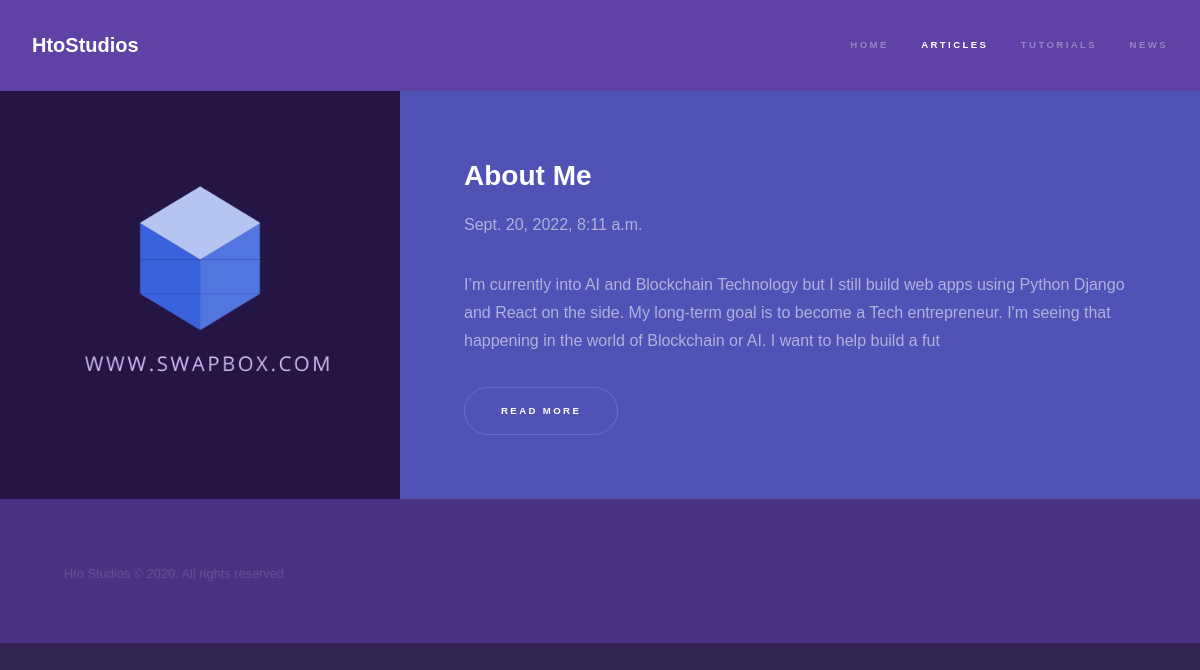
The app's page /articles/ with its own data.
### articles/models.py (models this page shows, shortened)
class Article (models.Model):
    title = models.CharField( max_length=50 ,blank=True)
    slug = models.SlugField()
    author = models.ForeignKey(Author, on_delete=models.CASCADE)
    date = models.DateTimeField(  auto_now_add=True)
    views = models.IntegerField(blank=True,default=0,null=True)
    thumb = models.FileField(blank=True,null=True)
    thumb_description = models.CharField( max_length=50,null=True)
    categories = models.ForeignKey(Category, blank=True,null=True, on_delete=models.SET_NULL)
    intro = models.TextField( max_length=256, blank=True, null=True)
    outro = models.TextField( max_length=256, blank=True, null=True)
    def snippet(self):
        return self.intro

### articles/views.py (the view)
# urls.py: path(r'',views.article_list, name= 'article_lists'),
def article_list(request):
    articles = Article.objects.all().order_by('-date')
    return render(request,'articles/article_list.htm',{'articles':articles})

### articles/templates/articles/article_list.htm (shortened to what this page needs)
{%extends 'base_layout.htm'%}
{%load static%}
{% block extra_head %}
<link rel="stylesheet" href="{% static 'assets/style/article_list.css' %}" />
{% endblock extra_head %}
{%block content%}
    <header id="header">
        <a href="/" class="title">HtoStudios</a>
        <nav>
            <ul>
                <li><a href="/">Home</a></li>
                <li><a href="/articles" class="active">Articles</a></li>
                <li><a href="#">Tutorials</a></li>
                <li><a href="#">News</a></li>
            </ul>
        </nav>
    </header>
    <section id="one" class="wrapper style2 spotlights">
        {%for article in articles%}
            <section>
                <a href="{{article.get_absolute_url}}" class="image"><img src="{{article.thumb.url}}" alt="{{article.title}}" data-position="center center" /></a>
                <div class="content">
                    <div class="inner">
                        <h2>{{article.title}}</h2>
                        <p>{{article.date}}</p>
                        <p>{{article.snippet}}</p>
                        <ul class="actions">
                            <li><a href="/articles/{{article.slug}}" class="button">Read more</a></li>
                        </ul>
                    </div>
                </div>
            </section>
        {%endfor%}
    </section>
{%endblock%}

### templates/base_layout.htm (shortened to what this page needs)
{% load static %}
<!DOCTYPE HTML>
<html>
	<head>
        <link rel="stylesheet" href="{% static 'assets/css/main.css' %}" />
        <link rel="stylesheet" href="{% static 'assets/style/style.css' %}" />
        {% block extra_head %}
        {% endblock extra_head %}
        <link rel="stylesheet" href="{% static 'highlightjs/styles/atom-one-dark.min.css' %}" />
	</head>
	<body class="is-preload">
        {%block content%}
        {%endblock%}
        <footer id="footer" class="wrapper style1-alt">
            <div class="inner">
                <ul class="menu">
                    <li> Hto Studios &copy; 2020. All rights reserved </li>
                </ul>
            </div>
        </footer>
	</body>
</html>

### records on screen
Article: title "About Me", date "Sept. 20, 2022, 8:11 a.m.", snippet "I’m currently into AI and Blockchain Technology but I still build web apps using Python Django and React on the side. My long-term goal is to become a Tech entrepreneur. I'm seeing that happening in the world of Blockchain or AI. I want to help build a fut"
